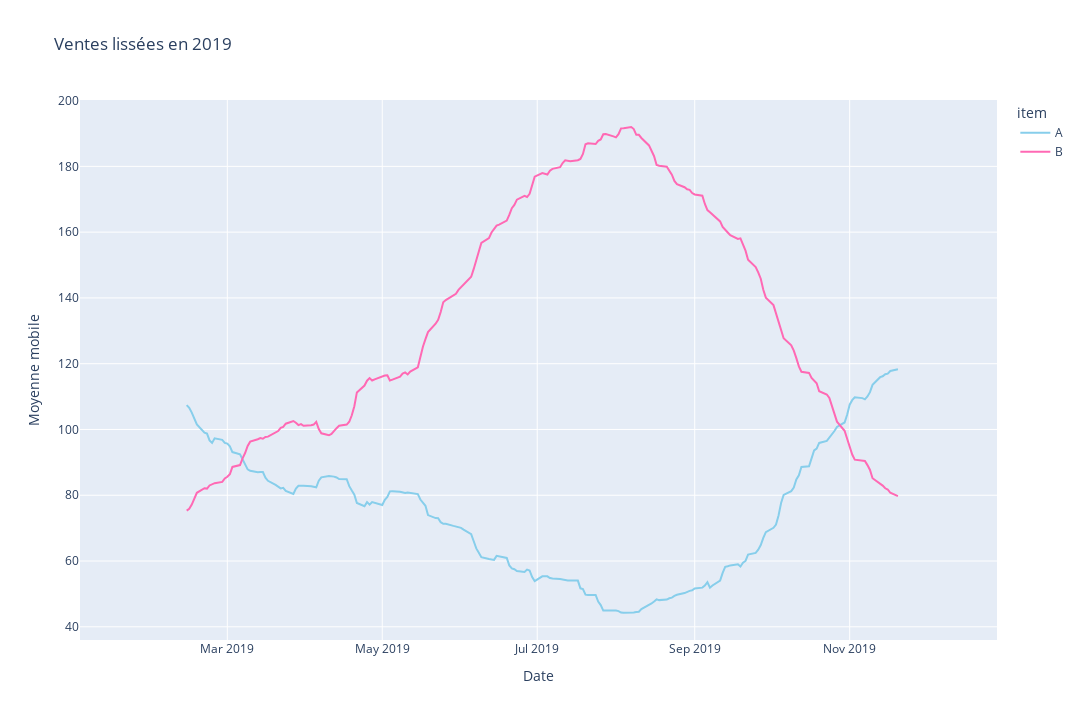

The notebook cell this image was saved under:
### Code cell
plot_product_sales(dataframe=sales_by_product, x="date", y="moving_average", title="Ventes lissées en 2019", x_title="Date", y_title= "Moyenne mobile")

### Figure 1 — Plotly figure (JSON) as saved in the notebook; plotly's stock layout.template omitted (floating-point values rounded to 4 significant figures; data arrays with more than 128 entries replaced by an {"elided": "..."} marker saying what was removed)
{"data": [{"hovertemplate": "item=A<br>date=%{x}<br>moving_average=%{y}<extra></extra>", "legendgroup": "A", "line": {"color": "skyblue", "dash": "solid", "shape": "linear"}, "marker": {"symbol": "circle"}, "mode": "lines", "name": "A", "orientation": "v", "showlegend": true, "type": "scatter", "x": {"elided": "260 str values"}, "xaxis": "x", "y": {"elided": "260 float values"}, "yaxis": "y"}, {"hovertemplate": "item=B<br>date=%{x}<br>moving_average=%{y}<extra></extra>", "legendgroup": "B", "line": {"color": "hotpink", "dash": "solid", "shape": "linear"}, "marker": {"symbol": "circle"}, "mode": "lines", "name": "B", "orientation": "v", "showlegend": true, "type": "scatter", "x": {"elided": "260 str values"}, "xaxis": "x", "y": {"elided": "260 float values"}, "yaxis": "y"}], "layout": {"height": 720, "legend": {"title": {"text": "item"}, "tracegroupgap": 0}, "title": {"text": "Ventes lissées en 2019"}, "width": 1080, "xaxis": {"anchor": "y", "autorange": true, "domain": [0, 1], "range": ["2019-01-02", "2019-12-29"], "showspikes": true, "title": {"text": "Date"}, "type": "date"}, "yaxis": {"anchor": "x", "autorange": true, "domain": [0, 1], "range": [35.99, 200.2], "showspikes": true, "title": {"text": "Moyenne mobile"}, "type": "linear"}}}
